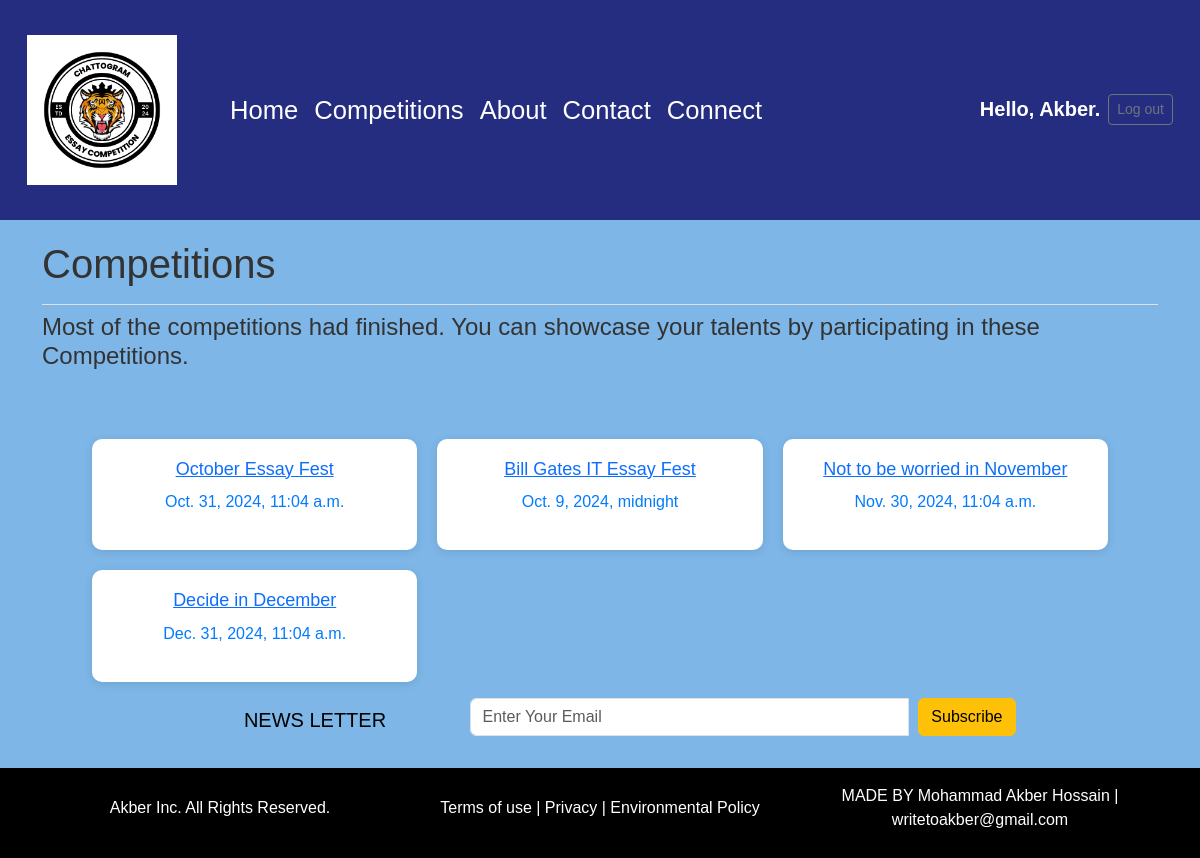
/competitions/ (signed in), run on the app's committed database.
### nana/models.py (models this page shows, shortened)
class Competition(models.Model):
    name = models.CharField(max_length=250)
    deadline = models.DateTimeField()

### nana/views.py (the view)
# urls.py: path('competitions/', views.competitions, name='competitions'),
@login_required
def competitions(request):
    competitions = Competition.objects.all()
    context = {'competitions': competitions}
    return render(request, 'nana/competitions.html', context)

### nana/templates/nana/competitions.html (shortened to what this page needs)
{% extends "nana/base.html" %}
{% block page_header %}
{% load django_bootstrap5 %}
    {% bootstrap_css %}
         <h1>Competitions</h1>
{% endblock page_header %}
{% block content %}
<h4>  Most of the competitions had finished. You can showcase your talents by participating in these Competitions.</h4>
 <div class="property-grid ">
  {% for x in competitions %}
 <div class="property-card">
         <a href="{% url 'nana:competition' x.id %}">
             <h4>
            {{ x.name }}
             </h4>
         </a>
         <p> {{ x.deadline }} </p>
  </div>
  {% empty %}
     <li class="list-group-item border-0">No competitions have been added yet.</li>
  {% endfor %}
 </body>
{% endblock content %}

### nana/templates/nana/base.html (shortened to what this page needs)
{% load static %}
<html>
<html lang="en">
<head>
    {% load django_bootstrap5 %}
    {% bootstrap_css %}
</head>
<body>
<header class="header-container">
    <div class="container-fluid">
        <div class="row align-items-center">
            <div class="col-md-2 col-sm-3 col-6">
                <div class="logo">
                    <img src="{% static 'nana/images/Tiger_logo.png' %}" alt="Tiger Logo">
                </div>
            </div>
            <div class="col-md-10 col-sm-9 col-6 text-right">
                <nav class="navbar navbar-expand-lg navbar-light float-right">
                    <div class="collapse navbar-collapse" id="navbarSupportedContent">
                        <ul class="navbar-nav me-auto mb-2 mb-lg-0">
                            <li class="nav-item">
                                <a class="nav-link" href="{% url 'nana:index' %}">Home</a>
                            </li>
                            <li class="nav-item">
                                <a class="nav-link" href="{% url 'nana:competitions' %}">Competitions</a>
                            </li>
                            <li class="nav-item">
                                <a class="nav-link" href="{% url 'nana:about' %}">About</a>
                            </li>
                            <li class="nav-item">
                                <a class="nav-link" href="{% url 'nana:contact' %}">Contact</a>
                            </li>
                            <li class="nav-item">
                                <a class="nav-link" href="https://www.linkedin.com/in/akber2004/">Connect</a>
                            </li>
                        </ul>
                        <ul class="navbar-nav ms-auto">
                            {% if user.is_authenticated %}
                                <li class="nav-item">
                                    <span class="navbar-text text-white text me-2">Hello, {{ user.username }}.</span>
                                </li>
                                <li class="nav-item">
                                    <form action="{% url 'accounts:logout' %}" method="post">
                                        <button name="submit" class="btn btn-outline-secondary btn-sm text">
                                            Log out
                                        </button>
                                    </form>
                                </li>
                            {% endif %}
                        </ul>
                    </div>
                </nav>
            </div>
        </div>
    </div>
</header>
<main class="container main-content">
    <div class="pb-2 mb-2 border-bottom">
        {% block page_header %}{% endblock page_header %}
    </div>
    <div>
        {% block content %}
        {% endblock content %}
<footer>
    <div class="container-fluid py-3 text-black">
        <div class="container">
            <div class="row align-items-center justify-content-center">
                <div class="col-12 col-sm-3 pt-2 text-center text-sm-left">
                    <h5>NEWS LETTER</h5>
                </div>
                <div class="col-12 col-sm-6">
                    <div class="input-group mb-3">
                        <input type="text" class="form-control" placeholder="Enter Your Email" aria-label="Recipient's username" aria-describedby="basic-addon2">
                        <div class="input-group-append">
                            <button class="btn btn-warning" type="button">Subscribe</button>
                        </div>
                    </div>
                </div>
            </div>
        </div>
    </div>
    <div class="container-fluid Footer-2nd-part-color bg-black text-white py-3">
        <div class="container">
            <div class="row">
                <div class="col-12 col-sm-4 text-center">
                    Akber Inc. All Rights Reserved.
                </div>
                <div class="col-12 col-sm-4 text-center">
                    Terms of use | Privacy | Environmental Policy
                </div>
                <div class="col-12 col-sm-4 text-center">
                    MADE BY Mohammad Akber Hossain | writetoakber@gmail.com
                </div>
            </div>
        </div>
    </div>
</footer>
</body>
</html>

### nana/templates/nana/base.html (style rules this page uses)
* { margin: 0; padding: 0; box-sizing: border-box; font-family: Arial, sans-serif; }
body { background-color: #f4f4f4; color: #333; }
.header-container { width: 100%; background-color: #252d80; color: white; padding: 15px ; }
.navbar-light .navbar-nav .nav-link { color: white; font-size: 1.6em; }
.logo img { width: 150px; }
.main-content { padding-top: 20px; }
.text { font-size: 1.25rem; font-weight: bold; }
.form-control { width: auto; flex-grow: 1; }
.btn-warning { margin-left: 10px; padding: 10px 20px; background-color: #015ae0; color: #fff; border: none; border-radius: 4px; cursor: pointer; }
html, body { margin: 0; padding: 0; height: 100%; display: flex; flex-direction: column; }
main { flex: 1; }
footer { color: #fff; width: 100%; }
.Footer-2nd-part-color { background-color: #343a40; }
.text-white { color: #fff; }
.container-fluid { padding: 20px 0; }
.row { display: flex; justify-content: space-between; align-items: center; flex-wrap: wrap; }
.text-center { text-align: center; margin-bottom: 10px; padding-left: 80px; padding-right: 80px; }
a { color: #4775ff; text-decoration: none; }
.property-grid { display: grid; grid-template-columns: repeat(auto-fit, minmax(250px, 1fr)); gap: 20px; padding: 0 50px; padding-top: 60px; }
.property-card { background-color: #fff; padding: 20px; box-shadow: 0 2px 10px rgba(0, 0, 0, 0.1); border-radius: 10px; text-align: center; }
.logo img { height: 150px; }
.property-card h4 { font-size: 18px; margin-bottom: 10px; }
.property-card p { font-size: 16px; color: #007bff; }

### nana/templates/nana/competitions.html (style rules this page uses)
body { background-color: rgb(125, 182, 231); color: #333; }

### data on the page
Competition: name "October Essay Fest", deadline "Oct. 31, 2024, 11:04 a.m."
Competition: name "Bill Gates IT Essay Fest", deadline "Oct. 9, 2024, midnight"
Competition: name "Not to be worried in November", deadline "Nov. 30, 2024, 11:04 a.m."
Competition: name "Decide in December", deadline "Dec. 31, 2024, 11:04 a.m."

### other printed values
{{ user.username }} "Akber"
